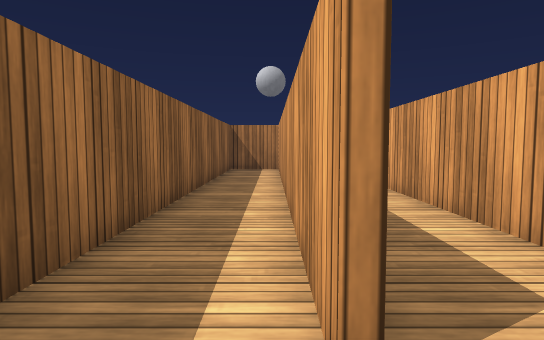
view 1 (above)

24 first-person views from a walk through a Unity game level. The camera is 0.52 m above the floor, tilts 4° down and sees 75° across. The floor is counted in squares, 0.5 m on a side. Each view is taken from the middle of a square. On the plan, view 1 faces up. The plan holds only what a view shows up to about 13 squares ahead; the rest is blank. Surface patterns are stand-ins for the level's own textures.

view 2
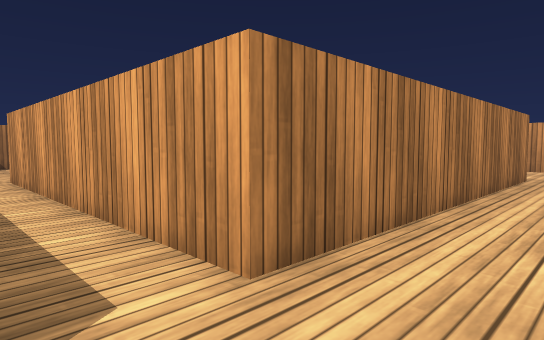

view 3
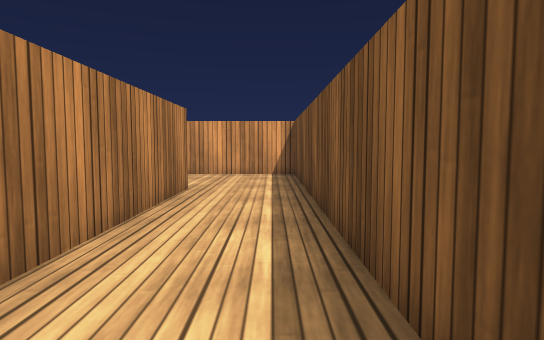

view 4
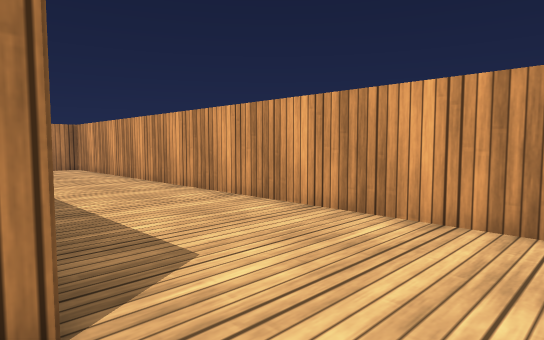

view 5
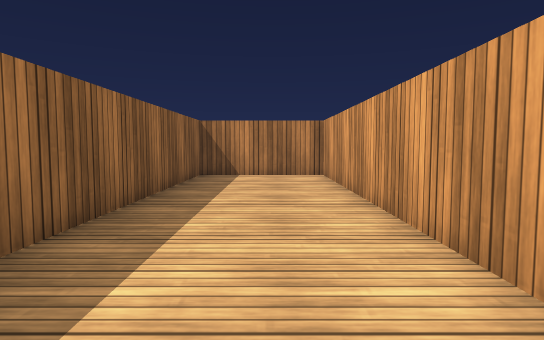

view 6
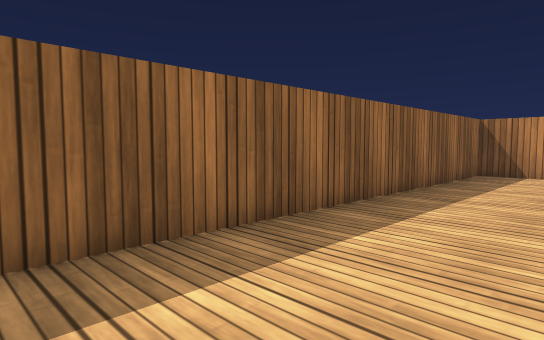

view 7
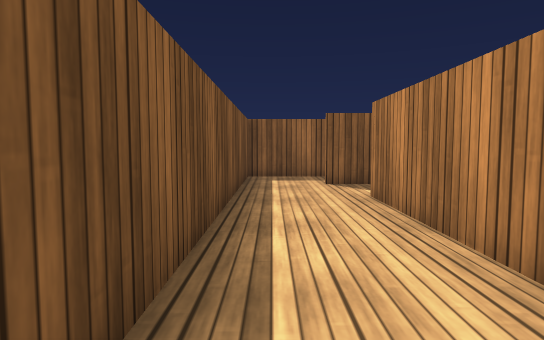

view 8
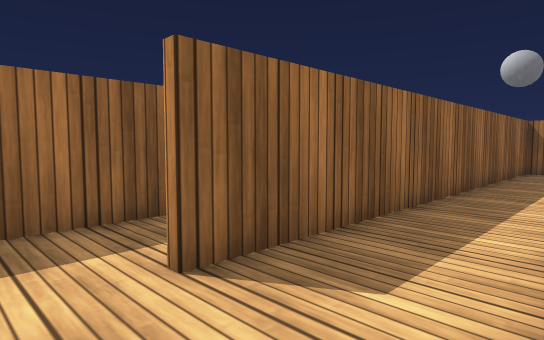

view 9
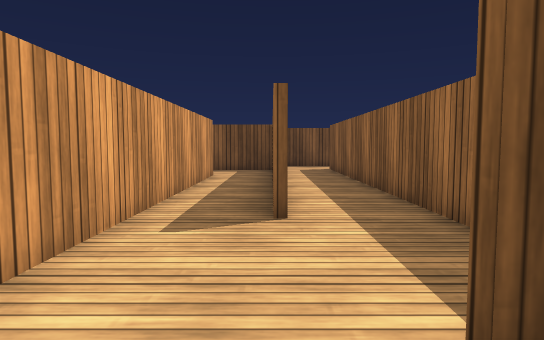

view 10
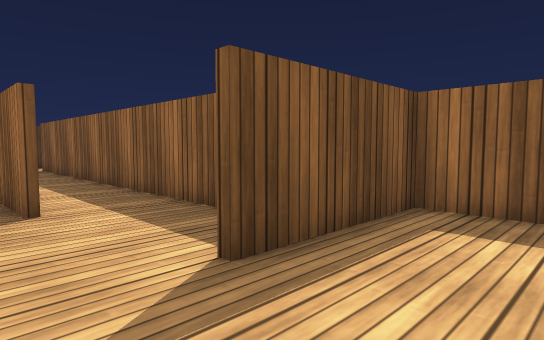

view 11
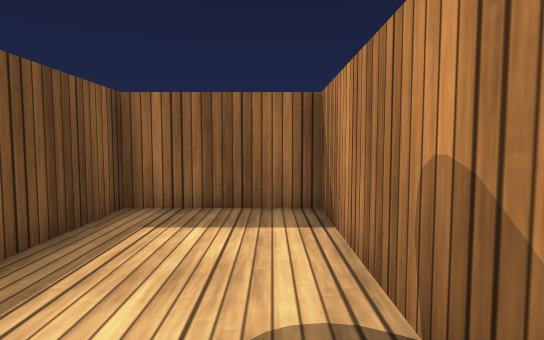

view 12
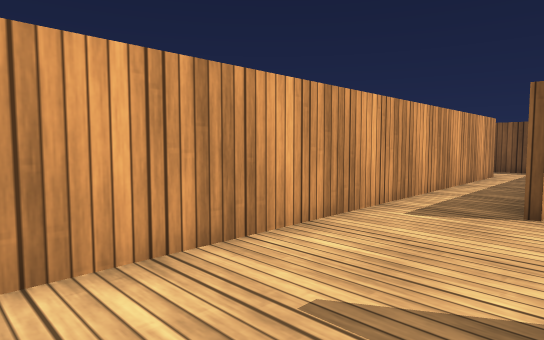

view 13
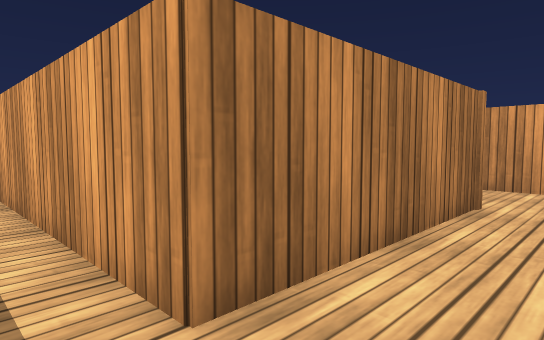

view 14
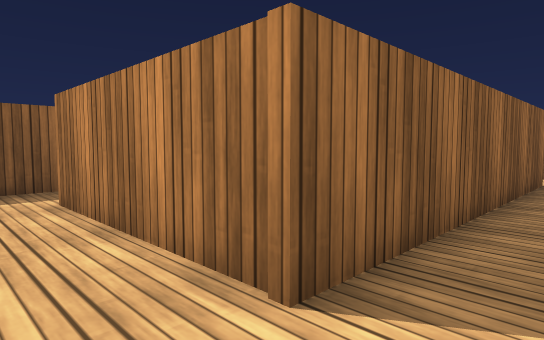

view 15
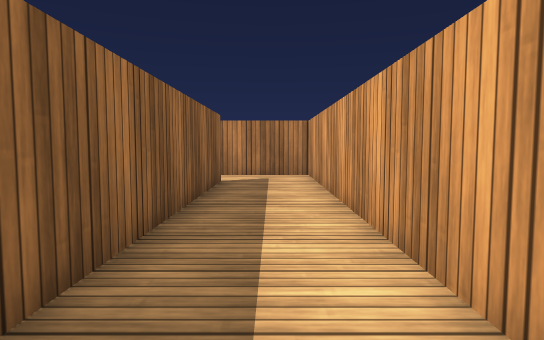

view 16
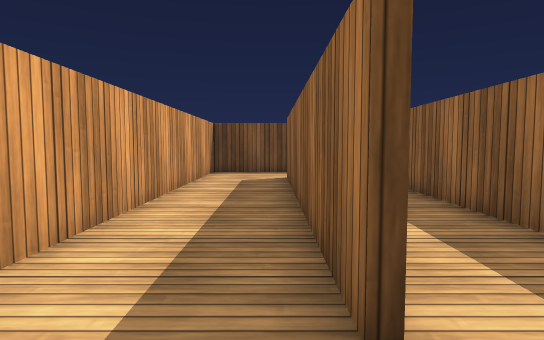

view 17
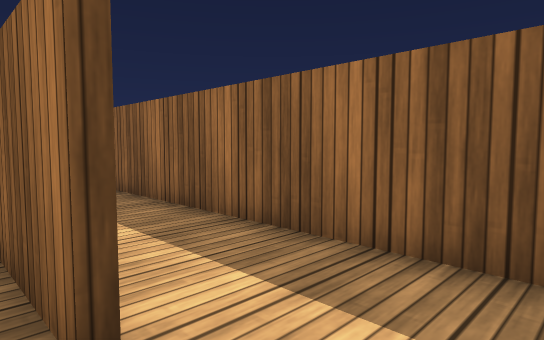

view 18
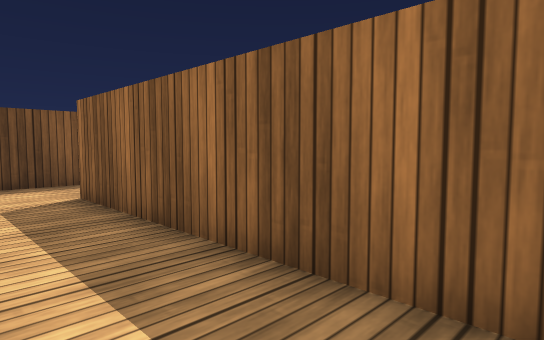

view 19
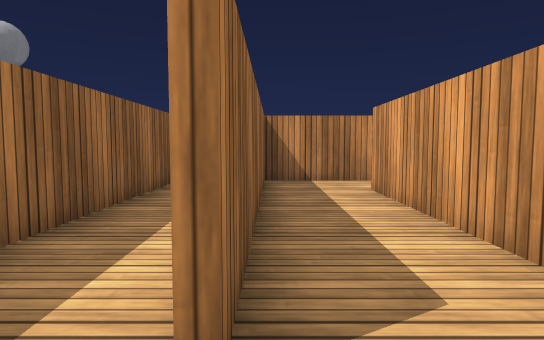

view 20
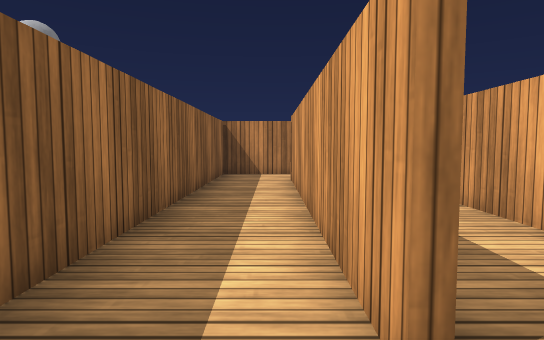

view 21
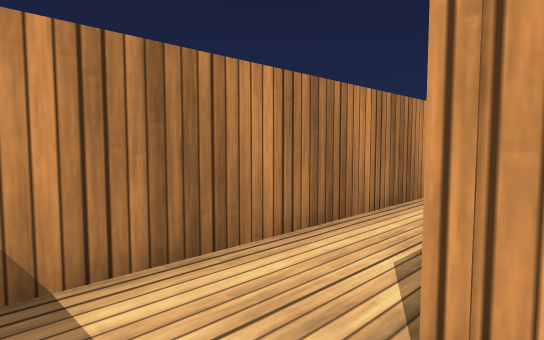

view 22
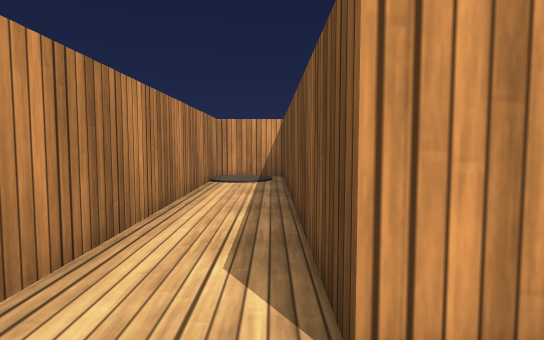

view 23
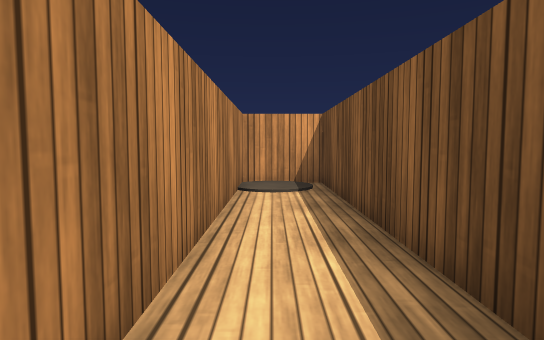

view 24
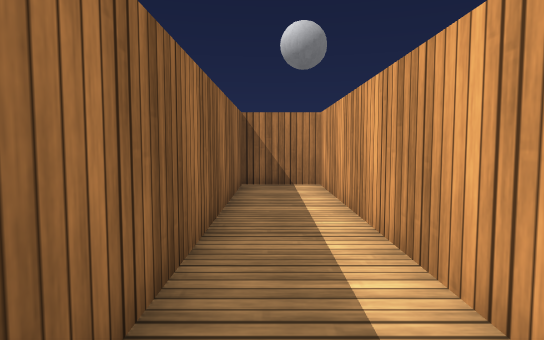

### Floor plan
Points are (right, up) in squares from view 1. A wall is a line through its corners. A room is listed if a view was taken in it or the views show most of it. See-through windows are left out.
Room 1 (views 1, 2, 3, 4, 5, 6, 7, 8)
walls: (13.5, 2) (2.8, 2) (2.8, 12.1); (5, 4.7) (5, 15.6); (13.5, 16.5) (13.5, 3.4); (3, 5.2) (3, 4.1); (3, 12.1) (3, 10); (0.5, 15.4) (0.5, 1.4); (-0.5, -0.8) (17.8, -0.8) (17.8, 16.4) (13.1, 16.4)
ways out: opening at (3.5, 15) to room 2; opening at (4, 5) to room 3; opening at (0, 0.5) to room 6
Room 2 (views 9, 10, 11, 12)
walls: (3, 18.8) (-1.8, 18.8) (-1.8, 15.5) (2.1, 15.5); (5, 15.6) (5, 17.8)
ways out: opening at (3.5, 15) to room 1
Room 3 (views 13, 14, 15, 16, 17, 18)
walls: (13.3, 3) (13.3, 16.4); (10.5, 14.2) (10.5, 4.7) (5, 4.7); (13.1, 16.4) (9.6, 16.4)
ways out: opening at (4, 5) to room 1; opening at (10, 15) to room 4
Room 4 (view 19)
walls: (10.3, 8.9) (10.3, 14.2); (7, 4.9) (8.8, 4.9); (7.8, 16.1) (7.8, 7.4); (9.6, 16.4) (7.8, 16.4)
ways out: opening at (10, 15) to room 3; opening at (8, 6.5) to room 5
Room 5 (views 20, 21, 22, 23)
walls: (7.6, 7.4) (7.6, 16.6) (17.8, 16.6) (17.8, 18.8) (5.2, 18.8) (5.2, 8.1)
ways out: opening at (8, 6.5) to room 4
objects: disc (17, 18)
Room 6 (view 24)
walls: (0.3, 1.4) (0.3, 15.4); (-1.5, -0.8) (-0.5, -0.8); (1, 15.3) (-1.8, 15.3) (-1.8, -0.9)
ways out: opening at (0, 0.5) to room 1

Where each view was taken, in squares from view 1:
view 1: 0 up, 0 right, facing up
view 2: 0 up, 1 right, facing up-right
view 3: 0 up, 5 right, facing right
view 4: 0 up, 13 right, facing up-right
view 5: 4 up, 16 right, facing up
view 6: 3 up, 17 right, facing up-left
view 7: 0 up, 10 right, facing left
view 8: 0 up, 3 right, facing up-left
view 9: 17 up, 3 right, facing down
view 10: 18 up, 4 right, facing down-left
view 11: 18 up, 4 right, facing left
view 12: 18 up, 2 right, facing down-right
view 13: 3 up, 4 right, facing up-right
view 14: 3 up, 12 right, facing up-left
view 15: 4 up, 12 right, facing up
view 16: 16 up, 11 right, facing down
view 17: 16 up, 11 right, facing down-left
view 18: 15 up, 10 right, facing down-left
view 19: 6 up, 8 right, facing up
view 20: 6 up, 7 right, facing up
view 21: 16 up, 6 right, facing up-right
view 22: 17 up, 6 right, facing right
view 23: 18 up, 8 right, facing right
view 24: 6 up, 1 left, facing up
